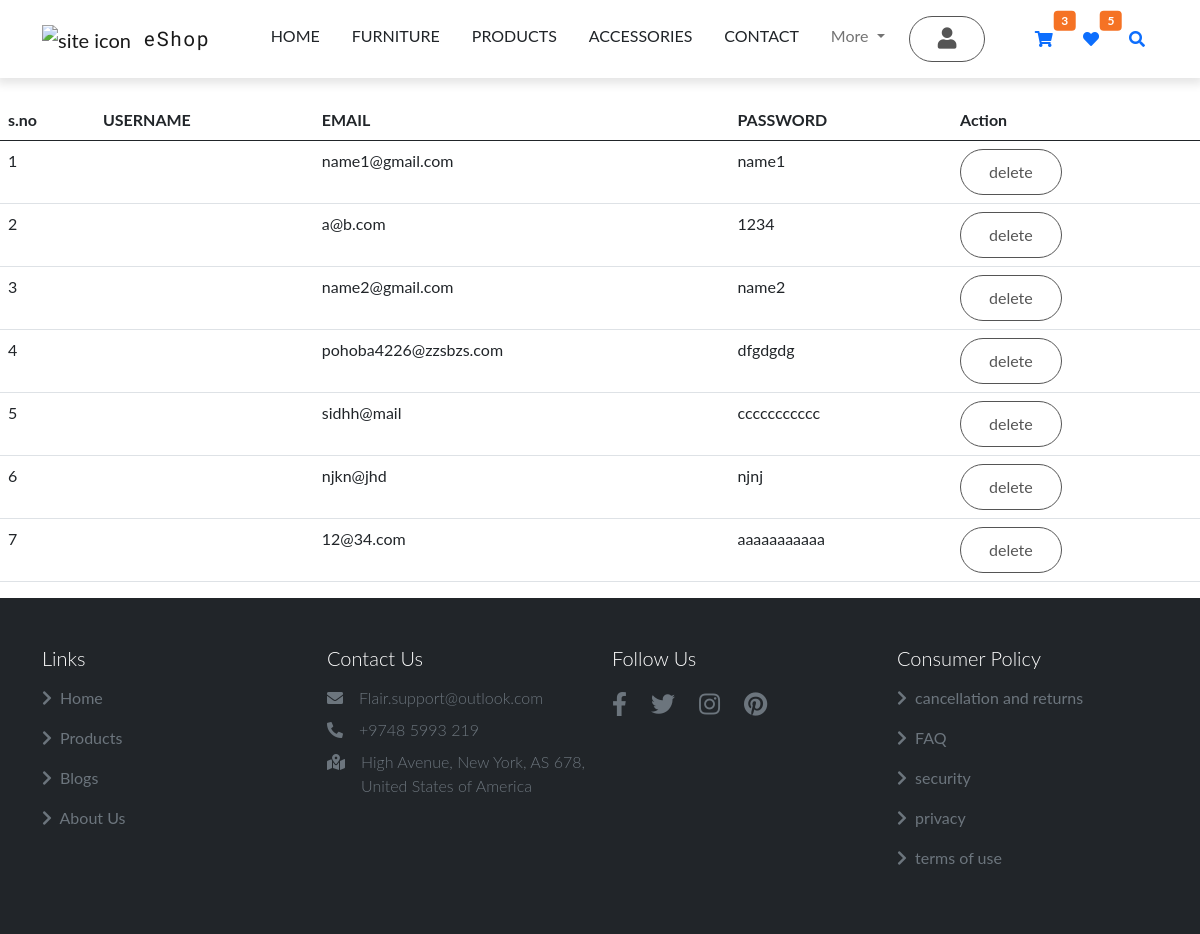
The page /database/ on the database as committed earlier.
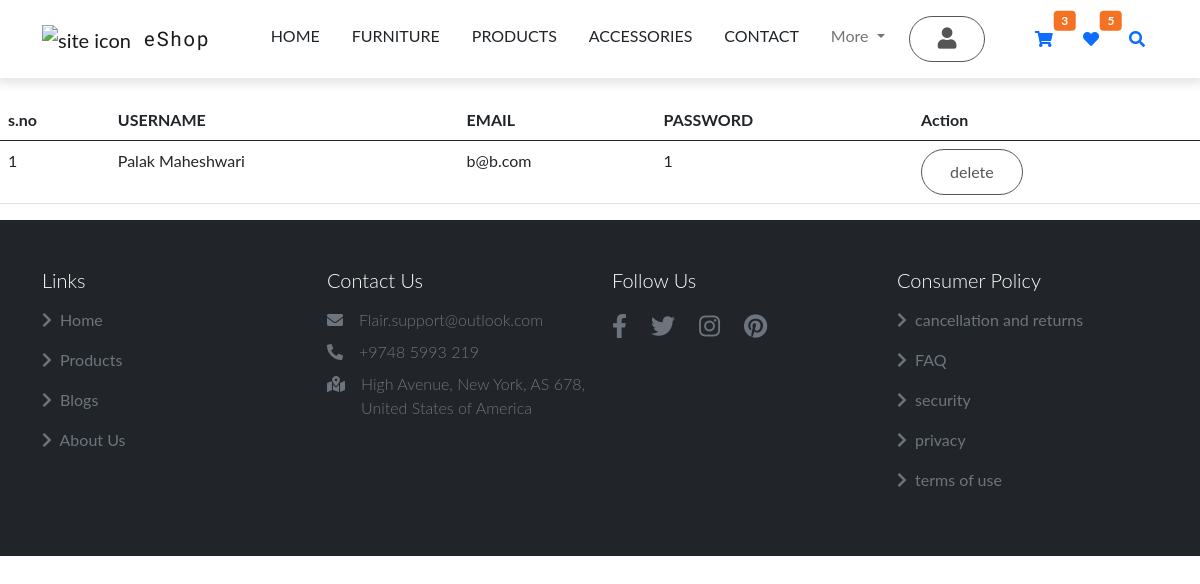
The same page on the database as committed later.
### apk/models.py (models this page shows)
class Customer(models.Model):
    username = models.CharField(max_length=200, default='')
    email = models.CharField(max_length=200)
    password = models.CharField(max_length=200)
    confirmpassword = models.CharField(max_length=200)
    profileimage = models.ImageField(upload_to='profile/', default='')

### apk/views.py (the view)
# urls.py: path('database/', views.database, name='database'),
def database(request):
    user_list = Customer.objects.all()
    data = {'user_list': user_list}
    return render(request, 'database.html', data)

### apk/templates/database.html (shortened to what this page needs)
<!DOCTYPE html>
<html lang="en">
{% load static %}
<head>
    <link rel="stylesheet" href="https://cdnjs.cloudflare.com/ajax/libs/font-awesome/5.15.4/css/all.min.css"
 />
    <link rel="stylesheet" href="{% static 'bootstrap-5.0.2-dist/css/bootstrap.min.css' %}">
    <link rel="stylesheet" href="{% static 'css/main.css' %}">
</head>
<body>
    {% include 'navbar.html' %}
    <table class="table">
        <thead class="thead-dark">
            <tr>
                <th scope="col">s.no</th>
                <th scope="col">USERNAME</th>
                <th scope="col">EMAIL</th>
                <th scope="col">PASSWORD</th>
                <th scope="col">Action</th>
            </tr>
        </thead>
        <tbody>
            {% for i in user_list  %}
            <tr>
                <td>{{forloop.counter}}</td>
                 <td>{{i.username}}</td>
                <td>{{i.email}}</td>
                <td>{{i.password}}</td>
                <td><a href="{% url 'del_user' i.id %}" class="btn btn-primary" > delete</a></td>
            </tr>
            {% endfor %}
        </tbody>
    </table>
    {% include 'footer.html' %}
</body>
</html>

### apk/templates/navbar.html (shortened to what this page needs)
{% load static %}
<nav class="navbar navbar-expand-lg navbar-light bg-white py-2 fixed-top">
    <div class="container">
        <a class="navbar-brand order-lg-0" href="{% url 'index' %}">
            <img src="https://png.pngtree.com/png-clipart/20200701/original/pngtree-shopping-mall-logo-png-image_5406131.jpg"
                alt="site icon" style="width:60px;height:60px;">
            <span class="text-uppercas fw-lighter ms-2">eShop</span>
        </a>
        <div class="order-lg-2 nav-btns">
            <button type="button" class="btn position-relative">
                <a href="{% url 'cart' %}"><i class="fa fa-shopping-cart"></i></a>
                <span class="position-absolute top-0 start-100 translate-middle badge bg-primary">3</span>
            </button>
            <button type="button" class="btn position-relative">
                <a href=""><i class="fa fa-heart"></i></a>
                <span class="position-absolute top-0 start-100 translate-middle badge bg-primary">5</span>
            </button>
            <button type="button" class="btn position-relative">
                <a href=""><i class="fa fa-search"></i></a>
            </button>
        </div>
        <div class="collapse navbar-collapse order-lg-1" id="navMenu">
            <ul class="navbar-nav mx-auto text-center">
                <li class="nav-item px-2 py-2">
                    <a class="nav-link text-uppercase text-dark" href="{% url 'index' %}">Home</a>
                </li>
                <li class="nav-item px-2 py-2">
                    <a class="nav-link text-uppercase text-dark" href="{% url 'furniture' %}">Furniture</a>
                </li>
                <li class="nav-item px-2 py-2">
                    <a class="nav-link text-uppercase text-dark" href="{% url 'products' %}">Products</a>
                </li>
                <li class="nav-item px-2 py-2">
                    <a class="nav-link text-uppercase text-dark" href="{% url 'accessories' %}">Accessories</a>
                </li>
                <li class="nav-item px-2 py-2">
                    <a class="nav-link text-uppercase text-dark" href="{% url 'contact' %}">Contact</a>
                </li>
                <li class="nav-item dropdown px-2 py-2">
                    <a class="nav-link dropdown-toggle" href="#" id="navbarDropdownMenuLink" role="button"
                        data-bs-toggle="dropdown" aria-expanded="false">
                        More
                    </a>
                <li class="nav-item dropdown">
                    <a class="nav-link" data-bs-toggle="dropdown" aria-expanded="false">
                        <button type="button" class="btn">
                            <i class="fas fa-user fa-lg"></i>
                        </button>
                    </a>
                </li>
                </li>
            </ul>
        </div>
    </div>
</nav>

### apk/templates/footer.html (shortened to what this page needs)
{% load static %}
<footer class="bg-dark py-5">
    <div class="container">
        <div class="row text-white g-4">
            <div class="col-md-6 col-lg-3 ">
                <h5 class="fw-light">Links</h5>
                <ul class="list-unstyled">
                    <li class="my-3">
                        <a href="#" class="text-white text-decoration-none text-muted">
                            <i class="fas fa-chevron-right me-1"></i> Home
                        </a>
                    </li>
                    <li class="my-3">
                        <a href="#" class="text-white text-decoration-none text-muted">
                            <i class="fas fa-chevron-right me-1"></i> Products
                        </a>
                    </li>
                    <li class="my-3">
                        <a href="#" class="text-white text-decoration-none text-muted">
                            <i class="fas fa-chevron-right me-1"></i> Blogs
                        </a>
                    </li>
                    <li class="my-3">
                        <a href="#" class="text-white text-decoration-none text-muted">
                            <i class="fas fa-chevron-right me-1"></i> About Us
                        </a>
                    </li>
                </ul>
            </div>
            <div class="col-md-6 col-lg-3">
                <h5 class="fw-light mb-3">Contact Us</h5>
                <div class="d-flex justify-content-start align-items-start my-2 text-muted">
                    <span class="me-3">
                        <i class="fas fa-envelope"></i>
                    </span>
                    <span class="fw-light">
                        Flair.support@outlook.com
                    </span>
                </div>
                <div class="d-flex justify-content-start align-items-start my-2 text-muted">
                    <span class="me-3">
                        <i class="fas fa-phone-alt"></i>
                    </span>
                    <span class="fw-light">
                        +9748 5993 219
                    </span>
                </div>
                <div class="d-flex justify-content-start align-items-start my-2 text-muted">
                    <span class="me-3">
                        <i class="fas fa-map-marked-alt"></i>
                    </span>
                    <span class="fw-light">
                        High Avenue, New York, AS 678, United States of America
                    </span>
                </div>
            </div>
            <div class="col-md-6 col-lg-3">
                <h5 class="fw-light mb-3">Follow Us</h5>
                <div>
                    <ul class="list-unstyled d-flex">
                        <li>
                            <a href="#" class="text-white text-decoration-none text-muted fs-4 me-4">
                                <i class="fab fa-facebook-f"></i>
                            </a>
                        </li>
                        <li>
                            <a href="#" class="text-white text-decoration-none text-muted fs-4 me-4">
                                <i class="fab fa-twitter"></i>
                            </a>
                        </li>
                        <li>
                            <a href="#" class="text-white text-decoration-none text-muted fs-4 me-4">
                                <i class="fab fa-instagram"></i>
                            </a>
                        </li>
                        <li>
                            <a href="#" class="text-white text-decoration-none text-muted fs-4 me-4">
                                <i class="fab fa-pinterest"></i>
                            </a>
                        </li>
                    </ul>
                </div>
            </div>
            <div class="col-md-6 col-lg-3 ">
                <h5 class="fw-light">Consumer Policy</h5>
                <ul class="list-unstyled">
                    <li class="my-3">
                        <a href="#" class="text-white text-decoration-none text-muted">
                            <i class="fas fa-chevron-right me-1"></i> cancellation and returns
                        </a>
                    </li>
                    <li class="my-3">
                        <a href="#" class="text-white text-decoration-none text-muted">
                            <i class="fas fa-chevron-right me-1"></i> FAQ
                        </a>
                    </li>
                    <li class="my-3">
                        <a href="#" class="text-white text-decoration-none text-muted">
                            <i class="fas fa-chevron-right me-1"></i> security
                        </a>
                    </li>
                    <li class="my-3">
                        <a href="#" class="text-white text-decoration-none text-muted">
                            <i class="fas fa-chevron-right me-1"></i> privacy
                        </a>
                    </li>
                    <li class="my-3">
                        <a href="#" class="text-white text-decoration-none text-muted">
                            <i class="fas fa-chevron-right me-1"></i> terms of use
                        </a>
                    </li>
                </ul>
            </div>
        </div>
    </div>
</footer>

### apk/static/css/main.css (style rules this page uses)
:root { --lg-font: "Kaisei Tokumin", serif; --sm-font: "Poppins", sans-serif; --pink: #e5345b; }
body { margin: 0; font-family: "Lato", sans-serif; }
.bg-primary { background-color: #f57224 !important; }
.btn:not(.nav-btns button) { background-color: #fff; color: rgb(85, 85, 85); padding: 10px 28px; border-radius: 25px; border: 1px solid rgb(85, 85, 85); }
.navbar { -webkit-box-shadow: 0 3px 9px 3px rgba(0, 0, 0, 0.1); box-shadow: 0 3px 9px 3px rgba(0, 0, 0, 0.1); }
.navbar-brand img { width: 30px; }
.navbar-brand span { letter-spacing: 2px; font-family: var(--lg-font); }
.nav-item { border-bottom: 0.5px solid rgba(0, 0, 0, 0.05); }
footer a { -webkit-transition: color 0.3s ease; -o-transition: color 0.3s ease; transition: color 0.3s ease; }
@media (min-width: 992px) { .nav-item { border-bottom: none; } }
.text-muted { color: #6c757d !important; }

### apk/templates/database.html (style rules this page uses)
body { margin-top: 100px; }

Rows that differ between the two databases and show on the page:
removed Customer: email "name1@gmail.com", password "name1"
removed Customer: email "a@b.com", password "1234"
removed Customer: email "name2@gmail.com", password "name2"
removed Customer: email "pohoba4226@zzsbzs.com", password "dfgdgdg"
removed Customer: email "sidhh@mail", password "ccccccccccc"
removed Customer: email "njkn@jhd", password "njnj"
removed Customer: email "12@34.com", password "aaaaaaaaaaa"
added Customer: username "Palak Maheshwari", email "b@b.com", password "1"
